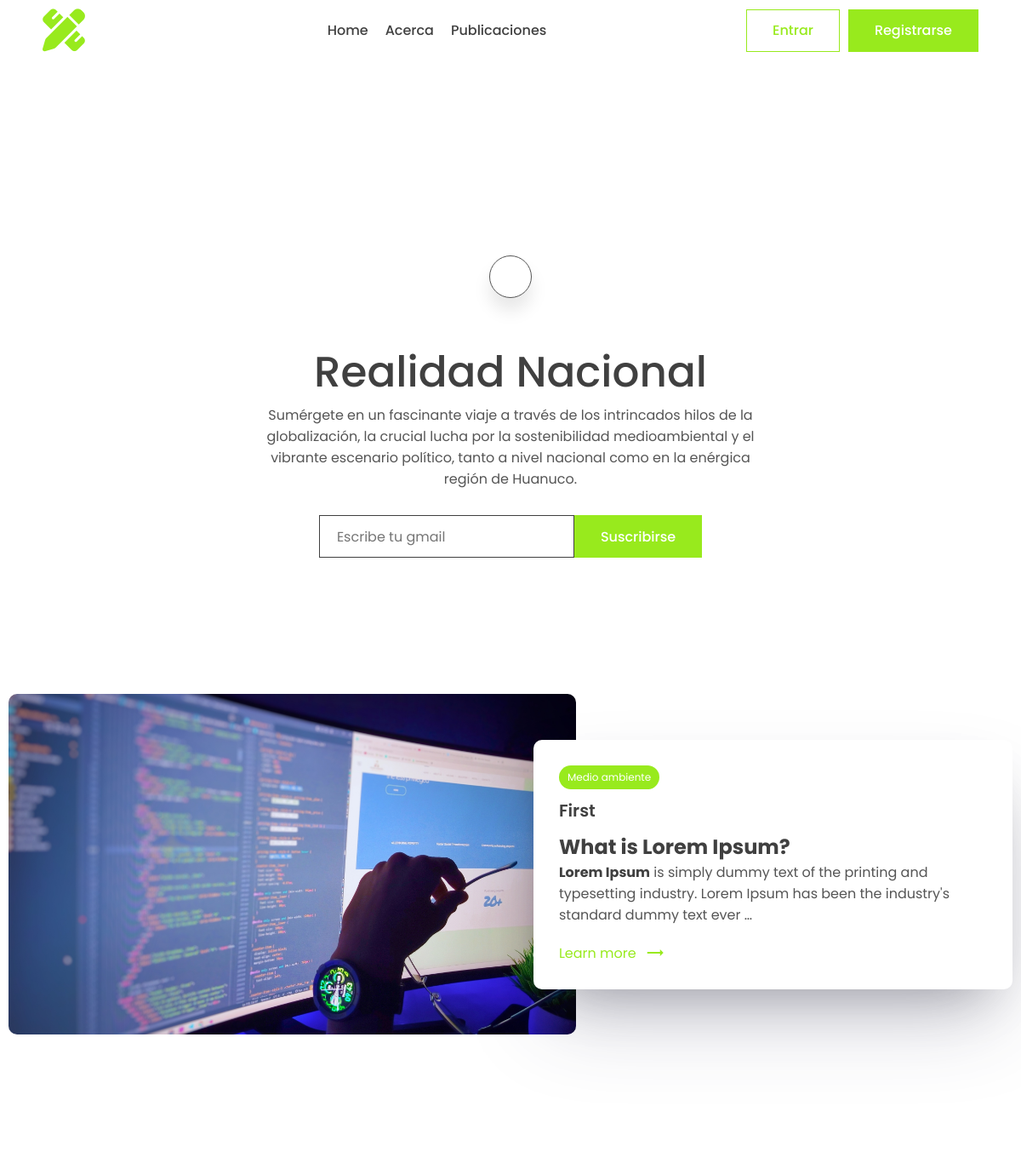
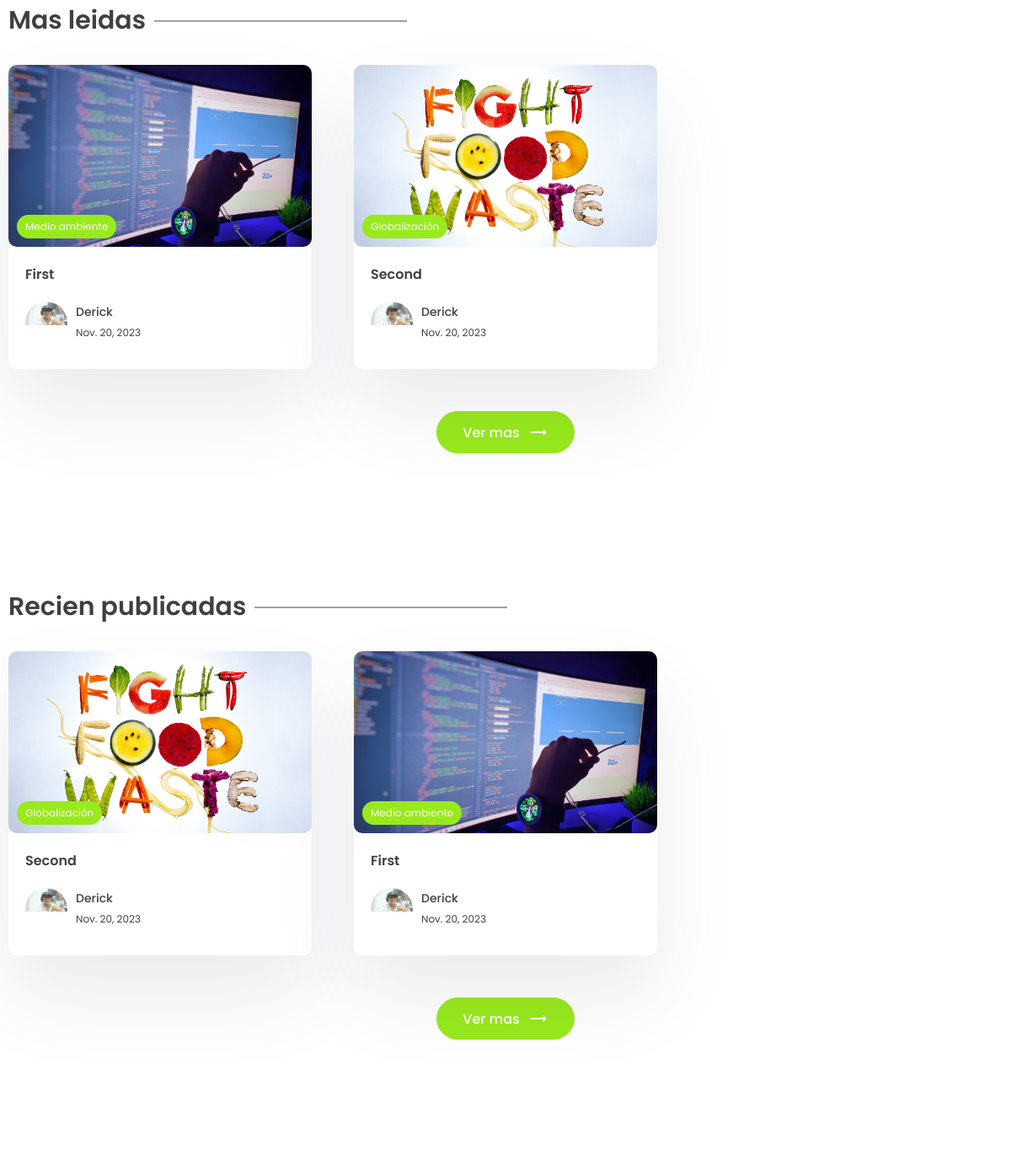
The app's page / (upper part), older data (2 pictures, top to bottom).
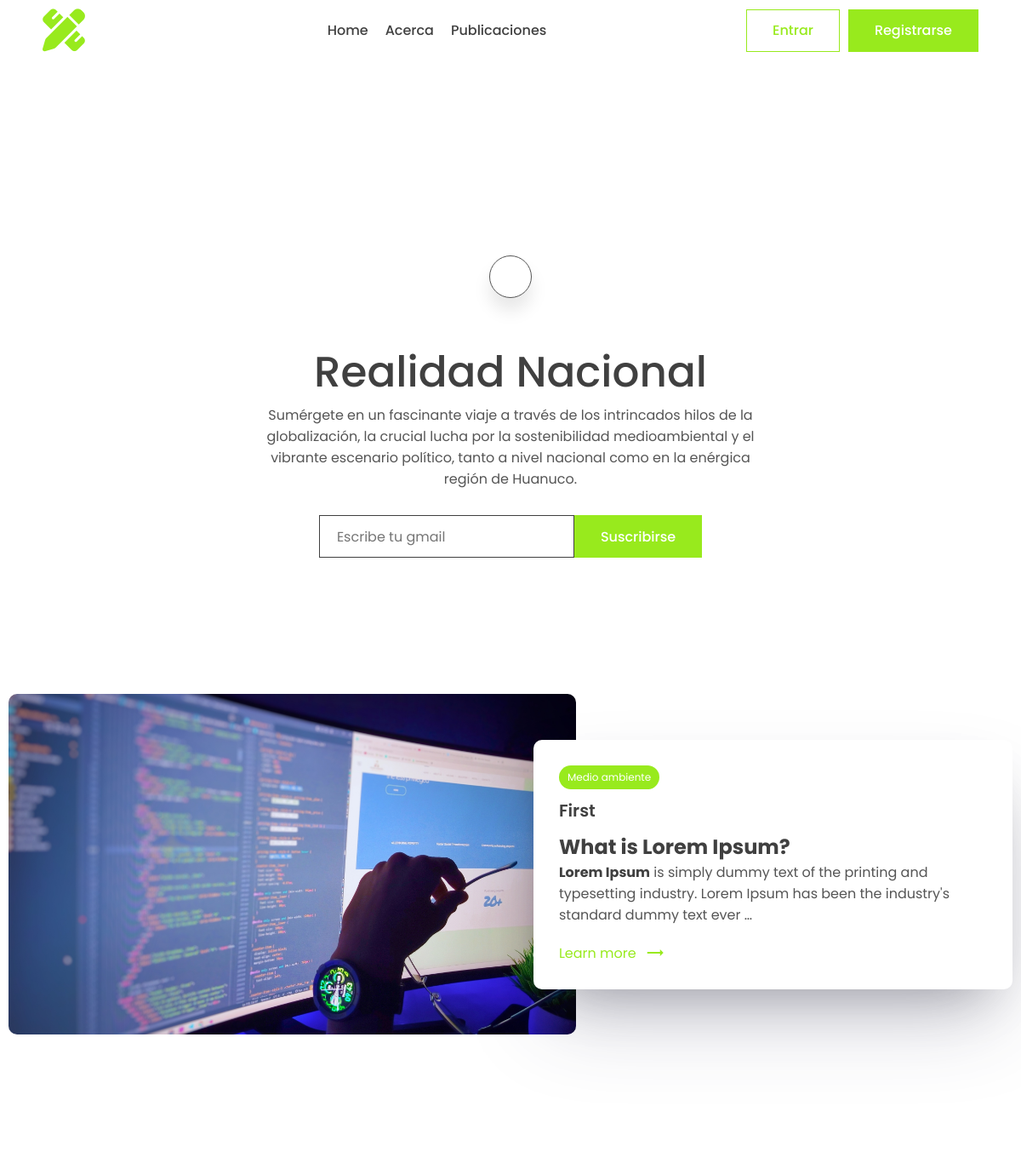
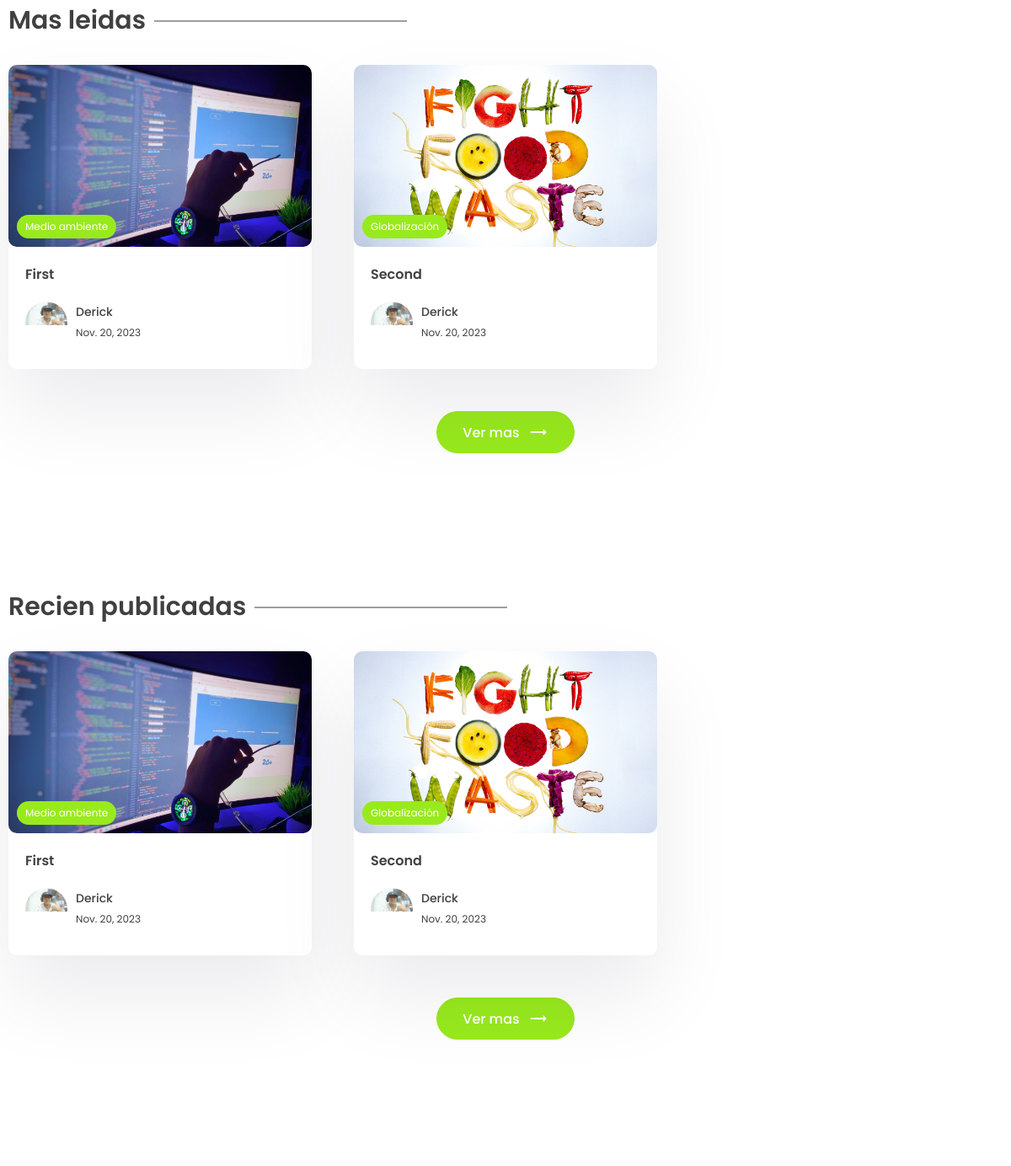
The same page, newer data (2 pictures, top to bottom).
### app/models.py (models this page shows, shortened)
class Post(models.Model):
    title =  models.CharField(max_length=200, verbose_name="Titulo")
    content = RichTextField(null=True)
    last_updated = models.DateTimeField(auto_now=True, verbose_name="Ultima actualizacion")
    slug = models.SlugField(max_length=200, unique=True)
    image = models.ImageField(null=True, blank=True, upload_to="images/")
    tags = models.ManyToManyField(Tag, blank=True, related_name='post')
    view_count=models.IntegerField(null=True, blank=True)
    is_featured = models.BooleanField(default=False)
    author = models.ForeignKey(User, on_delete=models.CASCADE, null=True, blank=True)
    bookmarks = models.ManyToManyField(User, related_name="bookmarks", default=None, blank=True)
    likes = models.ManyToManyField(User, related_name="post_like", default=None, blank=True)
    class Meta:
        verbose_name_plural ='Publicaciones'

class Tag(models.Model):
    name = models.CharField(max_length=100)
    description = RichTextField()
    slug = models.SlugField(max_length=200, unique=True)
    class Meta:
        verbose_name_plural ='Etiquetas'

class Profile(models.Model):
    user = models.OneToOneField(User, on_delete=models.CASCADE)
    profile_image = models.ImageField(null=True, blank=True, upload_to="images/")
    slug = models.SlugField(max_length=200, unique=True)
    bio = RichTextField()
    class Meta:
        verbose_name_plural ='Perfiles'

### app/views.py (the view, shortened to what this page needs)
# urls.py: path('', views.index, name="index"),
def index(request):
    posts = Post.objects.all()
    top_posts = Post.objects.all().order_by('-view_count')[0:3]
    recent_posts = Post.objects.all().order_by('-last_updated')[0:3]
    featured_blog = Post.objects.filter(is_featured = True)
    subscribe_form = SubscribeForm()
    subscribe_successful = None
    website_info = None
    if WebsiteMeta.objects.all().exists():
        website_info = WebsiteMeta.objects.all()[0]
    if featured_blog:
        featured_blog = featured_blog[0]
    context = {'posts':posts, 'top_posts':top_posts, 'website_info':website_info,'recent_posts':recent_posts, 'subscribe_form':subscribe_form, 'subscribe_successful':subscribe_successful, 'featured_blog':featured_blog}
    return render(request, 'app/index.html', context)

### app/forms.py
class SubscribeForm(forms.ModelForm):
    class Meta:
        model=Subscribe
        fields='__all__'
        labels = {'email':_('')}
    def __init__(self, *args, **kwargs):
        super().__init__(*args, **kwargs)
        self.fields['email'].widget.attrs['placeholder'] = 'Escribe tu gmail'

### app/templates/app/index.html (shortened to what the changed rows need)
{% extends 'base.html' %}
{% block content %}
    <main class="sp">
      <div class="container">
        <center>
          <div class="typo">
            {% if website_info.title %}
              <h1 class="title">{{website_info.title}}</h1>
            {% else %}
              <h1 class="title">Website blog title</h1>
            {% endif %}
          </div>
        </center>
      </div>
    </main>
    {% if featured_blog %}
    <section class="sp">
      <div class="container">
        <a href="{% url 'post_page' featured_blog.slug %}">
        <div class="grid-2">
          <div class="post-img">
            <img src="{{featured_blog.image.url}}" alt="" />
          </div>
          <div class="post-content">
            <div class="cetagory">
              <p>{{featured_blog.tags.all.0.name}}</p>
            </div>
            <h1>
              {{featured_blog.title}}
            </h1>
            <p class="des">
              {{featured_blog.content|safe|truncatechars:200}}
            </p>
            <a class="learn" href="#"
              >Learn more <span class="material-icons"> trending_flat </span></a
            >
          </div>
        </div>
      </a>
      </div>
    </section>
    {% endif %}
    <section class="sp">
      <div class="container">
        <h1 class="sec-title">Mas leidas</h1>
        <div class="grid-3">
            {% for post in top_posts %}
          <a href="{% url 'post_page' post.slug %}">
            <div class="card">
              <div class="post-img">
                <img src="{{post.image.url}}" alt="" />
                <div class="tag">{{post.tags.all.0.name}}</div>
              </div>
              <div class="card-content">
                <h3>
                  {{post.title}}
                </h3>
                <div class="author">
                  <div class="profile-pic">
                    <img src="{{post.author.profile.profile_image.url}}" alt="" />
                  </div>
                  <div class="details">
                    <p>{{post.author.first_name}}</p>
                    <small>{{post.last_updated|date}}</small>
                  </div>
                </div>
              </div>
            </div>
          </a>
          {% endfor %}
        </div>
      </div>
    </section>
    <section class="sp">
      <div class="container">
        <h1 class="sec-title">Recien publicadas</h1>
        <div class="grid-3">
            {% for post in recent_posts %}
          <a href="{% url 'post_page' post.slug %}">
            <div class="card">
              <div class="post-img">
                <img src="{{post.image.url}}" alt="" />
                <div class="tag">{{post.tags.all.0.name}}</div>
              </div>
              <div class="card-content">
                <h3>
                  {{post.title}}
                </h3>
                <div class="author">
                  <div class="profile-pic">
                    <img src="{{post.author.profile.profile_image.url}}" alt="" />
                  </div>
                  <div class="details">
                    <p>{{post.author.first_name}}</p>
                    <small>{{post.last_updated|date}}</small>
                  </div>
                </div>
              </div>
            </div>
          </a>
          {% endfor %}
        </div>
      </div>
    </section>
    {% endblock content %}

Row changes from the older to the newer data that the page shows:
changed Post "First": moves up the list
